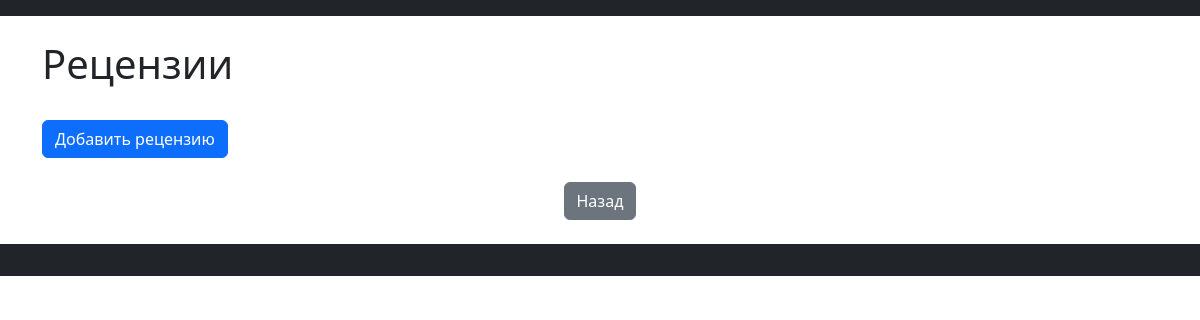
/book/1, run on an earlier commit of the app's database.
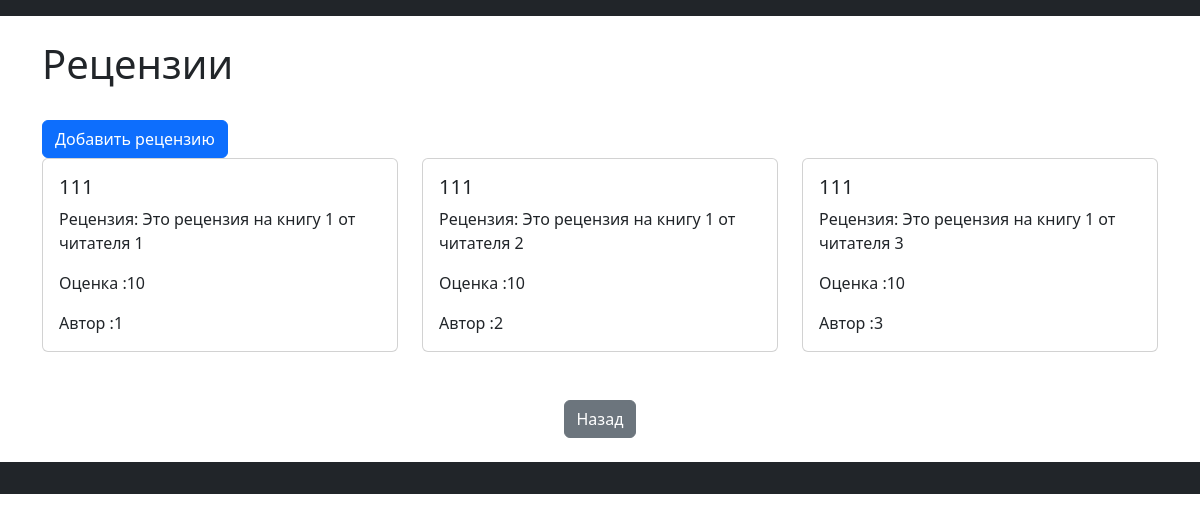
And on a later commit of the database.
### app/models.py (models this page shows)
class Book(Base):
    __tablename__ = 'books'
    id = Column(Integer, primary_key = True, index = True)
    title = Column(String, unique=True, index = True,nullable=False)
    author = Column(String, index = True, nullable=False)
    image_url = Column(String, index = True, nullable=True)
    description = Column(Text, index = True, nullable=True)
    reviews = relationship('Review', back_populates='book')

class Review(Base):
    __tablename__ = 'reviews'
    id = Column(Integer, primary_key=True, index=True)
    text = Column(Text, nullable=True, index = True)
    rating = Column(Integer, nullable=False, index = True)
    user_id = Column(Integer, ForeignKey('users.id'))
    book_id = Column(Integer, ForeignKey('books.id'))
    user = relationship('User', back_populates='reviews')
    book = relationship('Book', back_populates='reviews')

### app/routes/routes.py (the view)
@router.get("/book/{book_id}", tags=['Book'])
def book_reviews_page(book_id, request: Request, db: Session = Depends(get_db)):
    book = db.query(Book).filter(Book.id == book_id).first()
    if not book:
        raise HTTPException(status_code=404, detail="Книга не найдена")
    review = db.query(Review).filter(Review.book_id == book_id).all()
    return templates.TemplateResponse('book_reviews.html', {'request': request, 'book': book, "reviews": review})

### app/templates/book_reviews.html (shortened to what this page needs)
<!DOCTYPE html>
<html lang="ru">
<head>
    <link href="https://cdn.jsdelivr.net/npm/bootstrap@5.3.0/dist/css/bootstrap.min.css" rel="stylesheet">
</head>
<body>
    <nav class="navbar navbar-expand-lg navbar-dark bg-dark" id="main-nav">
    </nav>
    <div class="container mt-4">
        <div class="d-flex justify-content-between align-items-center mb-4">
            <h1>Рецензии</h1>
        </div>
        <a href="/review/add/{{ book.id }}" class="btn btn-primary">
    Добавить рецензию
</a>
        <div id="books-container" class="row">
            {% for review in reviews %}
            <div class="col-md-4 mb-4">
<div            class="card h-100 book-card">
                <div class="card-body d-flex flex-column">
                    <h5 class="card-title">{{ book.title }}</h5>
                    <p class="card-text">Рецензия: {{ review.text }}</p>
                    <p class="card-text">Оценка :{{ review.rating }}</p>
                    <p class="card-text">Автор :{{ review.user_id }}</p>
                    </div>
                </div>
            </div>
            {% endfor %}
        </div>
        <div class="text-center my-4">
            <a href="/menu" class="btn btn-secondary">Назад</a>
        </div>
    </div>
    <footer class="bg-dark text-white py-3 mt-4" id="main-footer">
    </footer>
</body>
</html>

What changed in the data, as far as the page shows it:
added Review: text "Это рецензия на книгу 1 от читателя 1", rating "10", user_id "1"
now on this page (row unchanged): Book: title "111"
added Review: text "Это рецензия на книгу 1 от читателя 2", rating "10", user_id "2"
added Review: text "Это рецензия на книгу 1 от читателя 3", rating "10", user_id "3"
